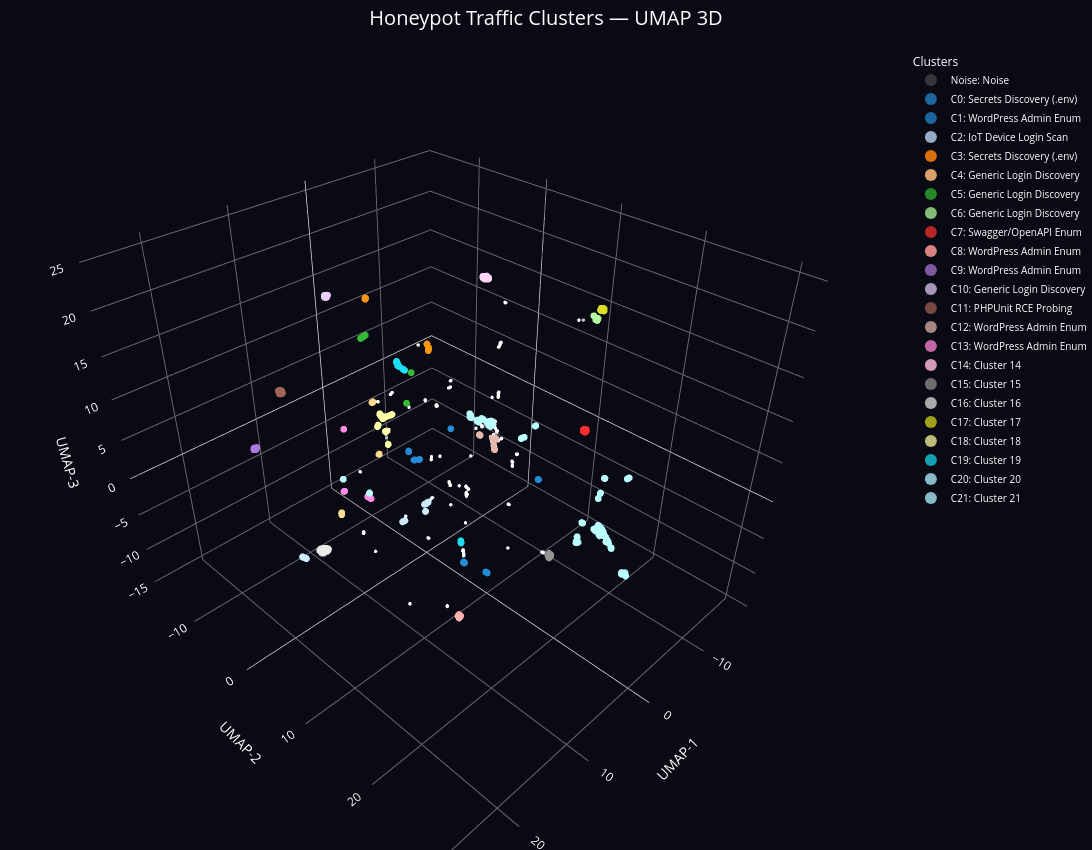

Notebook cell for this chart:
### Code cell
import plotly.graph_objects as go
import numpy as np
import umap.umap_ as umap

# --- Ensure 3-D UMAP embedding exists ---
if "umap_z" not in train_data.columns:
    print("umap_z not found — computing 3-D UMAP embedding...")
    X_dense = X_train.toarray() if hasattr(X_train, "toarray") else X_train
    reducer = umap.UMAP(n_components=3, random_state=42, metric="cosine")
    embedding = reducer.fit_transform(X_dense)
    train_data["umap_x"] = embedding[:, 0]
    train_data["umap_y"] = embedding[:, 1]
    train_data["umap_z"] = embedding[:, 2]
    print("Done.")

# --- Resolve cluster name mapping (most accurate source wins) ---
if "cluster_label" in train_data.columns:
    # cluster_label already merged into train_data
    name_map = train_data.groupby("cluster")["cluster_label"].first().to_dict()
    print("Using cluster_label from train_data")
else:
    try:
        # cluster_labels DataFrame defined later in notebook — use it if available
        name_map = cluster_labels.set_index("cluster")["cluster_label"].to_dict()
        print("Using cluster_labels DataFrame")
    except NameError:
        # Fallback: hardcoded names (run cells after LLM labelling for accurate names)
        name_map = {
            -1: "Noise",
             0: "Secrets Discovery (.env)",
             1: "WordPress Admin Enum",
             2: "IoT Device Login Scan",
             3: "Secrets Discovery (.env)",
             4: "Generic Login Discovery",
             5: "Generic Login Discovery",
             6: "Generic Login Discovery",
             7: "Swagger/OpenAPI Enum",
             8: "WordPress Admin Enum",
             9: "WordPress Admin Enum",
            10: "Generic Login Discovery",
            11: "PHPUnit RCE Probing",
            12: "WordPress Admin Enum",
            13: "WordPress Admin Enum",
        }
        print("Warning: cluster_labels not yet defined — using fallback names. Run LLM labelling cells first for accurate names.")

unique_clusters = sorted(train_data["cluster"].unique())

# Colour map — grey/transparent for noise, tab20 for real clusters
named_clusters = [c for c in unique_clusters if c != -1]
colors = plt.cm.tab20(np.linspace(0, 1, max(len(named_clusters), 1)))
color_map = {}
idx = 0
for c in unique_clusters:
    if c == -1:
        color_map[c] = "rgba(180,180,180,0.25)"
    else:
        r, g, b, _ = colors[idx]
        color_map[c] = f"rgba({int(r*255)},{int(g*255)},{int(b*255)},0.85)"
        idx += 1

fig = go.Figure()

for cluster_id in unique_clusters:
    mask = train_data["cluster"] == cluster_id
    subset = train_data[mask]

    label = name_map.get(cluster_id, f"Cluster {cluster_id}")
    legend_name = f"{'Noise' if cluster_id == -1 else f'C{cluster_id}'}: {label}"
    point_size  = 2 if cluster_id == -1 else 4

    # Build hover columns (use whichever exist)
    custom_cols = []
    if "ip" in subset.columns:
        custom_cols.append("ip")
    for col in ["request_count", "unique_paths", "path_text"]:
        if col in subset.columns:
            custom_cols.append(col)

    customdata = subset[custom_cols].copy()
    if "path_text" in customdata.columns:
        customdata["path_text"] = customdata["path_text"].str[:120]

    hover_lines = [f"<b>{legend_name}</b>"]
    for i, col in enumerate(custom_cols):
        hover_lines.append(f"{col.replace('_', ' ').title()}: %{{customdata[{i}]}}")
    hover_lines += ["UMAP: (%{x:.2f}, %{y:.2f}, %{z:.2f})", "<extra></extra>"]

    fig.add_trace(go.Scatter3d(
        x=subset["umap_x"],
        y=subset["umap_y"],
        z=subset["umap_z"],
        mode="markers",
        name=legend_name,
        marker=dict(size=point_size, color=color_map[cluster_id], line=dict(width=0)),
        customdata=customdata.values,
        hovertemplate="<br>".join(hover_lines),
    ))

fig.update_layout(
    title=dict(text="Honeypot Traffic Clusters — UMAP 3D", font=dict(size=20, color="white"), x=0.5),
    scene=dict(
        xaxis=dict(title="UMAP-1", backgroundcolor="rgb(10,10,20)", gridcolor="rgba(100,100,100,0.4)", showbackground=True),
        yaxis=dict(title="UMAP-2", backgroundcolor="rgb(10,10,20)", gridcolor="rgba(100,100,100,0.4)", showbackground=True),
        zaxis=dict(title="UMAP-3", backgroundcolor="rgb(10,10,20)", gridcolor="rgba(100,100,100,0.4)", showbackground=True),
        bgcolor="rgb(10,10,20)",
    ),
    paper_bgcolor="rgb(10,10,20)",
    plot_bgcolor="rgb(10,10,20)",
    font=dict(color="white"),
    legend=dict(title="Clusters", font=dict(size=10), itemsizing="constant"),
    margin=dict(l=0, r=0, t=50, b=0),
    width=1200,
    height=850,
)

fig.show()
fig.write_html("honeypot_clusters_3d.html")
print("Saved → honeypot_clusters_3d.html")
